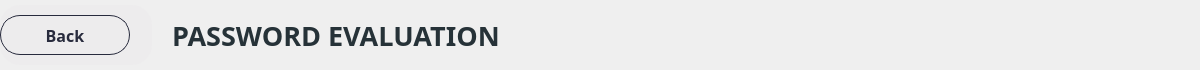
            <widget class="QWidget" name="widget_27" native="true">
             <property name="minimumSize">
              <size>
               <width>1200</width>
               <height>70</height>
              </size>
             </property>
             <property name="maximumSize">
              <size>
               <width>16777215</width>
               <height>70</height>
              </size>
             </property>
             <property name="styleSheet">
              <string notr="true"/>
             </property>
             <widget class="QWidget" name="widget_106" native="true">
              <property name="geometry">
               <rect>
                <x>0</x>
                <y>5</y>
                <width>152</width>
                <height>60</height>
               </rect>
              </property>
              <property name="minimumSize">
               <size>
                <width>0</width>
                <height>60</height>
               </size>
              </property>
              <property name="maximumSize">
               <size>
                <width>16777215</width>
                <height>60</height>
               </size>
              </property>
              <property name="styleSheet">
               <string notr="true">color:rgb(65,155,249);
background-color: rgb(237, 236, 237);
border-radius: 20px;</string>
              </property>
              <layout class="QHBoxLayout" name="horizontalLayout_46">
               <item alignment="Qt::AlignLeft">
                <widget class="QPushButton" name="btn_backPassword">
                 <property name="minimumSize">
                  <size>
                   <width>130</width>
                   <height>40</height>
                  </size>
                 </property>
                 <property name="maximumSize">
                  <size>
                   <width>130</width>
                   <height>40</height>
                  </size>
                 </property>
                 <property name="font">
                  <font>
                   <family>Barlow</family>
                   <pointsize>12</pointsize>
                   <weight>75</weight>
                   <bold>true</bold>
                  </font>
                 </property>
                 <property name="cursor">
                  <cursorShape>PointingHandCursor</cursorShape>
                 </property>
                 <property name="styleSheet">
                  <string notr="true">QPushButton {    
    border: 1px solid rgba(40,43,61,255) ;
    border-radius: 20px;
    padding: 5px 10px;
	color: rgba(40,43,61,255) ;
}

QPushButton:hover {
    background-color: ;
}
</string>
                 </property>
                 <property name="text">
                  <string>Back</string>
                 </property>
                 <property name="icon">
                  <iconset>
                   <normaloff>../icons/icons8-go-back-45.png</normaloff>../icons/icons8-go-back-45.png</iconset>
                 </property>
                 <property name="iconSize">
                  <size>
                   <width>35</width>
                   <height>35</height>
                  </size>
                 </property>
                </widget>
               </item>
              </layout>
             </widget>
             <widget class="QLabel" name="label_headofPassword">
              <property name="geometry">
               <rect>
                <x>152</x>
                <y>15</y>
                <width>500</width>
                <height>40</height>
               </rect>
              </property>
              <property name="minimumSize">
               <size>
                <width>500</width>
                <height>40</height>
               </size>
              </property>
              <property name="maximumSize">
               <size>
                <width>500</width>
                <height>40</height>
               </size>
              </property>
              <property name="font">
               <font>
                <family>Barlow</family>
                <pointsize>20</pointsize>
                <weight>75</weight>
                <bold>true</bold>
               </font>
              </property>
              <property name="styleSheet">
               <string notr="true">color: rgb(38, 50, 56);</string>
              </property>
              <property name="text">
               <string>PASSWORD EVALUATION</string>
              </property>
              <property name="alignment">
               <set>Qt::AlignLeading|Qt::AlignLeft|Qt::AlignVCenter</set>
              </property>
              <property name="indent">
               <number>20</number>
              </property>
             </widget>
            </widget>
